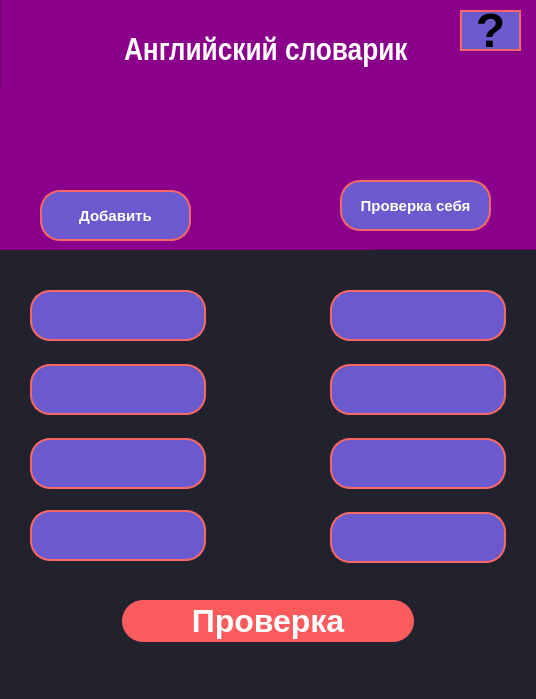
<?xml version="1.0" encoding="UTF-8"?>
<ui version="4.0">
 <class>MainWindow</class>
 <widget class="QMainWindow" name="MainWindow">
  <property name="geometry">
   <rect>
    <x>0</x>
    <y>0</y>
    <width>536</width>
    <height>699</height>
   </rect>
  </property>
  <property name="windowTitle">
   <string>MainWindow</string>
  </property>
  <property name="styleSheet">
   <string notr="true">background-color:#22222e</string>
  </property>
  <widget class="QWidget" name="centralwidget">
   <widget class="QFrame" name="frame">
    <property name="geometry">
     <rect>
      <x>0</x>
      <y>-20</y>
      <width>540</width>
      <height>270</height>
     </rect>
    </property>
    <property name="styleSheet">
     <string notr="true">background-color:#8B008B</string>
    </property>
    <property name="frameShape">
     <enum>QFrame::StyledPanel</enum>
    </property>
    <property name="frameShadow">
     <enum>QFrame::Raised</enum>
    </property>
    <widget class="QLabel" name="label">
     <property name="geometry">
      <rect>
       <x>124</x>
       <y>50</y>
       <width>291</width>
       <height>42</height>
      </rect>
     </property>
     <property name="font">
      <font>
       <family>Arial Narrow</family>
       <pointsize>24</pointsize>
       <weight>75</weight>
       <bold>true</bold>
      </font>
     </property>
     <property name="styleSheet">
      <string notr="true">color:white
</string>
     </property>
     <property name="text">
      <string>Английский словарик</string>
     </property>
    </widget>
    <widget class="QLabel" name="label_2">
     <property name="geometry">
      <rect>
       <x>-40</x>
       <y>110</y>
       <width>411</width>
       <height>281</height>
      </rect>
     </property>
     <property name="text">
      <string/>
     </property>
     <property name="pixmap">
      <pixmap>../../Downloads/images-fotor-bg-remover-20231030171918.png</pixmap>
     </property>
    </widget>
    <widget class="QLabel" name="label_3">
     <property name="geometry">
      <rect>
       <x>185</x>
       <y>90</y>
       <width>170</width>
       <height>121</height>
      </rect>
     </property>
     <property name="text">
      <string/>
     </property>
     <property name="pixmap">
      <pixmap>foto/dickt_2.png</pixmap>
     </property>
    </widget>
    <widget class="QPushButton" name="pushButton_2">
     <property name="geometry">
      <rect>
       <x>340</x>
       <y>200</y>
       <width>151</width>
       <height>51</height>
      </rect>
     </property>
     <property name="font">
      <font>
       <family>Arial</family>
       <pointsize>11</pointsize>
       <weight>75</weight>
       <bold>true</bold>
      </font>
     </property>
     <property name="styleSheet">
      <string notr="true">background-color:#6A5ACD;
border: 2px solid #f66867;
color: white;
border-radius: 20

</string>
     </property>
     <property name="text">
      <string>Проверка себя</string>
     </property>
    </widget>
    <widget class="QPushButton" name="pushButton_3">
     <property name="geometry">
      <rect>
       <x>40</x>
       <y>210</y>
       <width>151</width>
       <height>51</height>
      </rect>
     </property>
     <property name="font">
      <font>
       <family>Arial</family>
       <pointsize>11</pointsize>
       <weight>75</weight>
       <bold>true</bold>
      </font>
     </property>
     <property name="styleSheet">
      <string notr="true">background-color:#6A5ACD;
border: 2px solid #f66867;
color: white;
border-radius: 20

</string>
     </property>
     <property name="text">
      <string>Добавить</string>
     </property>
    </widget>
    <widget class="QPushButton" name="pushButton_4">
     <property name="geometry">
      <rect>
       <x>460</x>
       <y>30</y>
       <width>61</width>
       <height>41</height>
      </rect>
     </property>
     <property name="font">
      <font>
       <family>Arial</family>
       <pointsize>36</pointsize>
       <weight>75</weight>
       <bold>true</bold>
      </font>
     </property>
     <property name="styleSheet">
      <string notr="true">QPushButton{background-color:#6A5ACD;border: 2px solid #f66867;}
QPushButton:pressed{
background-color: #fa4244
}</string>
     </property>
     <property name="text">
      <string>?</string>
     </property>
    </widget>
   </widget>
   <widget class="QLineEdit" name="line_1_1">
    <property name="geometry">
     <rect>
      <x>30</x>
      <y>290</y>
      <width>176</width>
      <height>51</height>
     </rect>
    </property>
    <property name="font">
     <font>
      <family>Arial</family>
      <pointsize>18</pointsize>
      <weight>75</weight>
      <bold>true</bold>
     </font>
    </property>
    <property name="styleSheet">
     <string notr="true">background-color:#6A5ACD;
border: 2px solid #f66867;
color: white;
border-radius: 20

</string>
    </property>
    <property name="text">
     <string/>
    </property>
    <property name="alignment">
     <set>Qt::AlignCenter</set>
    </property>
   </widget>
   <widget class="QLineEdit" name="line_1_2">
    <property name="geometry">
     <rect>
      <x>330</x>
      <y>290</y>
      <width>176</width>
      <height>51</height>
     </rect>
    </property>
    <property name="font">
     <font>
      <family>Arial</family>
      <pointsize>18</pointsize>
      <weight>75</weight>
      <bold>true</bold>
     </font>
    </property>
    <property name="styleSheet">
     <string notr="true">background-color:#6A5ACD;
border: 2px solid #f66867;
color: white;
border-radius: 20

</string>
    </property>
    <property name="text">
     <string/>
    </property>
    <property name="alignment">
     <set>Qt::AlignCenter</set>
    </property>
   </widget>
   <widget class="QLineEdit" name="line_2_2">
    <property name="geometry">
     <rect>
      <x>330</x>
      <y>364</y>
      <width>176</width>
      <height>51</height>
     </rect>
    </property>
    <property name="font">
     <font>
      <family>Arial</family>
      <pointsize>18</pointsize>
      <weight>75</weight>
      <bold>true</bold>
     </font>
    </property>
    <property name="styleSheet">
     <string notr="true">background-color:#6A5ACD;
border: 2px solid #f66867;
color: white;
border-radius: 20

</string>
    </property>
    <property name="text">
     <string/>
    </property>
    <property name="alignment">
     <set>Qt::AlignCenter</set>
    </property>
   </widget>
   <widget class="QLineEdit" name="line_2_1">
    <property name="geometry">
     <rect>
      <x>30</x>
      <y>364</y>
      <width>176</width>
      <height>51</height>
     </rect>
    </property>
    <property name="font">
     <font>
      <family>Arial</family>
      <pointsize>18</pointsize>
      <weight>75</weight>
      <bold>true</bold>
     </font>
    </property>
    <property name="styleSheet">
     <string notr="true">background-color:#6A5ACD;
border: 2px solid #f66867;
color: white;
border-radius: 20

</string>
    </property>
    <property name="text">
     <string/>
    </property>
    <property name="alignment">
     <set>Qt::AlignCenter</set>
    </property>
   </widget>
   <widget class="QLineEdit" name="line_3_1">
    <property name="geometry">
     <rect>
      <x>30</x>
      <y>438</y>
      <width>176</width>
      <height>51</height>
     </rect>
    </property>
    <property name="font">
     <font>
      <family>Arial</family>
      <pointsize>18</pointsize>
      <weight>75</weight>
      <bold>true</bold>
     </font>
    </property>
    <property name="styleSheet">
     <string notr="true">background-color:#6A5ACD;
border: 2px solid #f66867;
color: white;
border-radius: 20

</string>
    </property>
    <property name="text">
     <string/>
    </property>
    <property name="alignment">
     <set>Qt::AlignCenter</set>
    </property>
   </widget>
   <widget class="QLineEdit" name="line_3_2">
    <property name="geometry">
     <rect>
      <x>330</x>
      <y>438</y>
      <width>176</width>
      <height>51</height>
     </rect>
    </property>
    <property name="font">
     <font>
      <family>Arial</family>
      <pointsize>18</pointsize>
      <weight>75</weight>
      <bold>true</bold>
     </font>
    </property>
    <property name="styleSheet">
     <string notr="true">background-color:#6A5ACD;
border: 2px solid #f66867;
color: white;
border-radius: 20

</string>
    </property>
    <property name="text">
     <string/>
    </property>
    <property name="alignment">
     <set>Qt::AlignCenter</set>
    </property>
   </widget>
   <widget class="QLineEdit" name="line_4_1">
    <property name="geometry">
     <rect>
      <x>30</x>
      <y>510</y>
      <width>176</width>
      <height>51</height>
     </rect>
    </property>
    <property name="font">
     <font>
      <family>Arial</family>
      <pointsize>18</pointsize>
      <weight>75</weight>
      <bold>true</bold>
     </font>
    </property>
    <property name="styleSheet">
     <string notr="true">background-color:#6A5ACD;
border: 2px solid #f66867;
color: white;
border-radius: 20
</string>
    </property>
    <property name="text">
     <string/>
    </property>
    <property name="alignment">
     <set>Qt::AlignCenter</set>
    </property>
   </widget>
   <widget class="QLineEdit" name="line_4_2">
    <property name="geometry">
     <rect>
      <x>330</x>
      <y>512</y>
      <width>176</width>
      <height>51</height>
     </rect>
    </property>
    <property name="font">
     <font>
      <family>Arial</family>
      <pointsize>18</pointsize>
      <weight>75</weight>
      <bold>true</bold>
     </font>
    </property>
    <property name="styleSheet">
     <string notr="true">background-color:#6A5ACD;
border: 2px solid #f66867;
color: white;
border-radius: 20

</string>
    </property>
    <property name="text">
     <string/>
    </property>
    <property name="alignment">
     <set>Qt::AlignCenter</set>
    </property>
   </widget>
   <widget class="QPushButton" name="pushButton">
    <property name="geometry">
     <rect>
      <x>122</x>
      <y>600</y>
      <width>292</width>
      <height>42</height>
     </rect>
    </property>
    <property name="font">
     <font>
      <family>Arial</family>
      <pointsize>24</pointsize>
      <weight>75</weight>
      <bold>true</bold>
     </font>
    </property>
    <property name="styleSheet">
     <string notr="true">QPushButton{
	color:white;
background-color:#fb5b5d;
border-radius:21

}

QPushButton:pressed{
background-color: #fa4244
}</string>
    </property>
    <property name="text">
     <string>Проверка</string>
    </property>
   </widget>
   <widget class="QLabel" name="check_2">
    <property name="geometry">
     <rect>
      <x>240</x>
      <y>360</y>
      <width>61</width>
      <height>61</height>
     </rect>
    </property>
    <property name="text">
     <string/>
    </property>
   </widget>
   <widget class="QLabel" name="check_3">
    <property name="geometry">
     <rect>
      <x>240</x>
      <y>430</y>
      <width>61</width>
      <height>61</height>
     </rect>
    </property>
    <property name="text">
     <string/>
    </property>
   </widget>
   <widget class="QLabel" name="check_4">
    <property name="geometry">
     <rect>
      <x>240</x>
      <y>500</y>
      <width>61</width>
      <height>61</height>
     </rect>
    </property>
    <property name="text">
     <string/>
    </property>
   </widget>
   <widget class="QLabel" name="check_1">
    <property name="geometry">
     <rect>
      <x>240</x>
      <y>290</y>
      <width>61</width>
      <height>61</height>
     </rect>
    </property>
    <property name="text">
     <string/>
    </property>
   </widget>
  </widget>
  <widget class="QMenuBar" name="menubar">
   <property name="geometry">
    <rect>
     <x>0</x>
     <y>0</y>
     <width>536</width>
     <height>21</height>
    </rect>
   </property>
  </widget>
  <widget class="QStatusBar" name="statusbar"/>
 </widget>
 <resources/>
 <connections/>
</ui>
